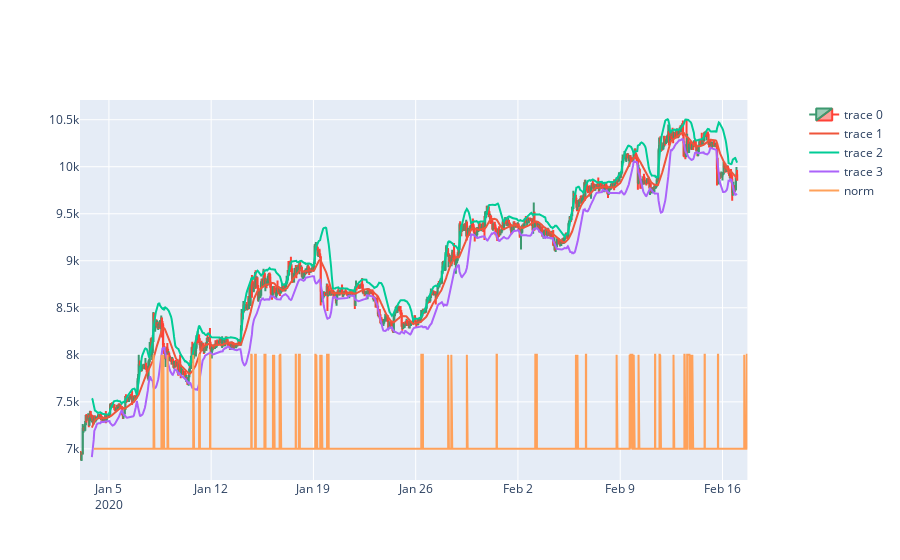

The notebook cell saved with this chart:
### Code cell
columns = ["Open Time", "Open", "High", "Low", "Close", "Volume",
            "Close Time", "Quote Asset Volume", "Number of Trades",
            "Taker Buy Base Volume", "Taker Buy Quote Asset Volume",
            "Ignore"]


start, end = data_df.index[1], data_df.index[-1]

klines = client.get_historical_klines("BTCUSDT", "1h", start.strftime("%d %b, %Y"), end.strftime("%d %b, %Y"))
klines = [[float(i) for i in line] for line in klines ]
k_df = pd.DataFrame(klines, columns = columns, index =pd.date_range(
    start=start.strftime("%m/%d/%Y"), 
    end=end.strftime("%m/%d/%Y"),
    freq = "1H"
)[1:])

df = k_df
indicator_bb = BollingerBands(close=df["Close"], window=20, window_dev=2)

# Add Bollinger Bands features
df['bb_bbm'] = indicator_bb.bollinger_mavg()
df['bb_bbh'] = indicator_bb.bollinger_hband()
df['bb_bbl'] = indicator_bb.bollinger_lband()


fig = make_subplots(specs=[[{"secondary_y": True}]])

fig.add_trace(go.Candlestick(x=df.index,
                open=df['Open'], high=df['High'],
                low=df['Low'], close=df['Close']) )

fig.add_trace(go.Scatter(x=df.index, y=df['bb_bbm']))
fig.add_trace(go.Scatter(x=df.index, y=df['bb_bbh']))
fig.add_trace(go.Scatter(x=df.index, y=df['bb_bbl']))



calced_df = pd.DataFrame(
    {
        "norm": norm[:,1][1:],
        # "vix_price": clean_data["^VIX"][50:]
        # "log_returns": np.diff(log_price),
    },
    index = y_sw[1:]
)


for i, col in enumerate(calced_df.keys(), start=1):
    if col == "norm":
        normed_norm = calced_df[col].values/max(calced_df[col].values)
        normed_norm = [8000 if i > .2 else 7000 for i in normed_norm ]
        fig.add_trace(go.Scatter(x=calced_df[col].index, y=normed_norm, name=col))
    else:
        fig.add_trace(go.Scatter(x=calced_df[col].index, y=calced_df[col].values, name=col))

fig.update_layout(
    # width=1050,
    hovermode="x",
    xaxis_rangeslider_visible=False
)


fig.show()

### Figure 1 — Plotly figure (JSON) as saved in the notebook; plotly's stock layout.template omitted (floating-point values rounded to 4 significant figures; data arrays with more than 128 entries replaced by an {"elided": "..."} marker saying what was removed)
{"data": [{"close": {"elided": "1080 float values"}, "high": {"elided": "1080 float values"}, "low": {"elided": "1080 float values"}, "open": {"elided": "1080 float values"}, "type": "candlestick", "x": {"elided": "1080 str values"}}, {"type": "scatter", "x": {"elided": "1080 str values"}, "y": {"elided": "1080 float values"}}, {"type": "scatter", "x": {"elided": "1080 str values"}, "y": {"elided": "1080 float values"}}, {"type": "scatter", "x": {"elided": "1080 str values"}, "y": {"elided": "1080 float values"}}, {"name": "norm", "type": "scatter", "x": {"elided": "12415 str values"}, "y": {"elided": "12415 int values"}}], "layout": {"hovermode": "x", "xaxis": {"anchor": "y", "domain": [0, 0.94], "rangeslider": {"visible": false}}, "yaxis": {"anchor": "x", "domain": [0, 1]}, "yaxis2": {"anchor": "x", "overlaying": "y", "side": "right"}}}
